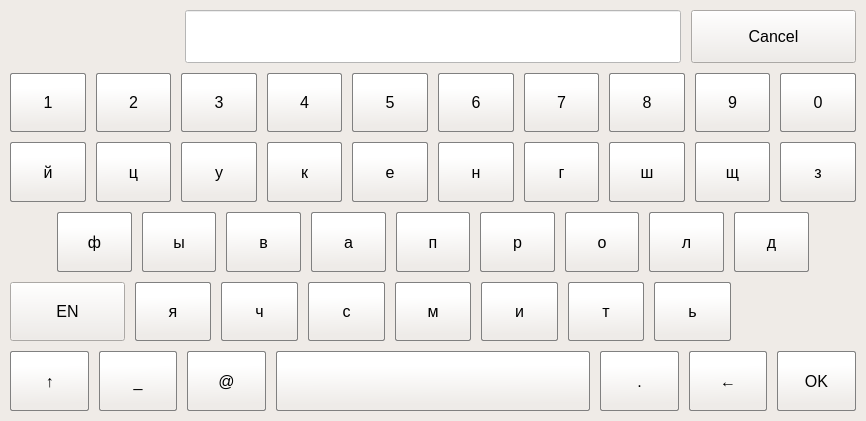
<?xml version="1.0" encoding="UTF-8"?>
<ui version="4.0">
 <class>MainWindow</class>
 <widget class="QMainWindow" name="MainWindow">
  <property name="geometry">
   <rect>
    <x>0</x>
    <y>0</y>
    <width>866</width>
    <height>421</height>
   </rect>
  </property>
  <property name="windowTitle">
   <string>AKOBIBILI Virtual Keyboard</string>
  </property>
  <property name="styleSheet">
   <string notr="true">background-color: rgb(239, 235, 231);</string>
  </property>
  <widget class="QWidget" name="centralwidget">
   <layout class="QVBoxLayout" name="verticalLayout" stretch="15,17,17,17,17,17">
    <property name="spacing">
     <number>10</number>
    </property>
    <property name="leftMargin">
     <number>10</number>
    </property>
    <property name="topMargin">
     <number>10</number>
    </property>
    <property name="rightMargin">
     <number>10</number>
    </property>
    <property name="bottomMargin">
     <number>10</number>
    </property>
    <item>
     <layout class="QHBoxLayout" name="horizontalLayout_6" stretch="20,60,20">
      <property name="spacing">
       <number>10</number>
      </property>
      <item>
       <widget class="QWidget" name="widget_5" native="true"/>
      </item>
      <item>
       <widget class="QLineEdit" name="edit_text">
        <property name="sizePolicy">
         <sizepolicy hsizetype="Expanding" vsizetype="Ignored">
          <horstretch>0</horstretch>
          <verstretch>0</verstretch>
         </sizepolicy>
        </property>
        <property name="font">
         <font>
          <pointsize>10</pointsize>
         </font>
        </property>
        <property name="styleSheet">
         <string notr="true">background-color: rgb(255, 255, 255);</string>
        </property>
        <property name="alignment">
         <set>Qt::AlignCenter</set>
        </property>
       </widget>
      </item>
      <item>
       <widget class="QPushButton" name="btn_cancel">
        <property name="sizePolicy">
         <sizepolicy hsizetype="Ignored" vsizetype="Ignored">
          <horstretch>0</horstretch>
          <verstretch>0</verstretch>
         </sizepolicy>
        </property>
        <property name="font">
         <font>
          <pointsize>12</pointsize>
         </font>
        </property>
        <property name="text">
         <string>Cancel</string>
        </property>
       </widget>
      </item>
     </layout>
    </item>
    <item>
     <layout class="QHBoxLayout" name="horizontalLayout_3" stretch="10,10,10,10,10,10,10,10,10,10">
      <property name="spacing">
       <number>10</number>
      </property>
      <item>
       <widget class="QPushButton" name="btn_1">
        <property name="sizePolicy">
         <sizepolicy hsizetype="Ignored" vsizetype="Ignored">
          <horstretch>0</horstretch>
          <verstretch>0</verstretch>
         </sizepolicy>
        </property>
        <property name="font">
         <font>
          <pointsize>12</pointsize>
         </font>
        </property>
        <property name="styleSheet">
         <string notr="true">QPushButton
{
	background-color: qlineargradient(spread:pad, x1:0.521, y1:0.8925, x2:0.504, y2:0.244227, stop:0.00847458 rgba(238, 235, 232, 255), stop:1 rgba(255, 255, 255, 255));
	border: 1px solid gray;
	border-radius: 2px;
}

QPushButton:pressed 
{	
	background-color: rgb(140, 223, 255);
 }</string>
        </property>
        <property name="text">
         <string>1</string>
        </property>
       </widget>
      </item>
      <item>
       <widget class="QPushButton" name="btn_2">
        <property name="sizePolicy">
         <sizepolicy hsizetype="Ignored" vsizetype="Ignored">
          <horstretch>0</horstretch>
          <verstretch>0</verstretch>
         </sizepolicy>
        </property>
        <property name="font">
         <font>
          <pointsize>12</pointsize>
         </font>
        </property>
        <property name="styleSheet">
         <string notr="true">QPushButton
{
	background-color: qlineargradient(spread:pad, x1:0.521, y1:0.8925, x2:0.504, y2:0.244227, stop:0.00847458 rgba(238, 235, 232, 255), stop:1 rgba(255, 255, 255, 255));
	border: 1px solid gray;
	border-radius: 2px;
}

QPushButton:pressed 
{	
	background-color: rgb(140, 223, 255);
 }</string>
        </property>
        <property name="text">
         <string>2</string>
        </property>
       </widget>
      </item>
      <item>
       <widget class="QPushButton" name="btn_3">
        <property name="sizePolicy">
         <sizepolicy hsizetype="Ignored" vsizetype="Ignored">
          <horstretch>0</horstretch>
          <verstretch>0</verstretch>
         </sizepolicy>
        </property>
        <property name="font">
         <font>
          <pointsize>12</pointsize>
         </font>
        </property>
        <property name="styleSheet">
         <string notr="true">QPushButton
{
	background-color: qlineargradient(spread:pad, x1:0.521, y1:0.8925, x2:0.504, y2:0.244227, stop:0.00847458 rgba(238, 235, 232, 255), stop:1 rgba(255, 255, 255, 255));
	border: 1px solid gray;
	border-radius: 2px;
}

QPushButton:pressed 
{	
	background-color: rgb(140, 223, 255);
 }</string>
        </property>
        <property name="text">
         <string>3</string>
        </property>
       </widget>
      </item>
      <item>
       <widget class="QPushButton" name="btn_4">
        <property name="sizePolicy">
         <sizepolicy hsizetype="Ignored" vsizetype="Ignored">
          <horstretch>0</horstretch>
          <verstretch>0</verstretch>
         </sizepolicy>
        </property>
        <property name="font">
         <font>
          <pointsize>12</pointsize>
         </font>
        </property>
        <property name="styleSheet">
         <string notr="true">QPushButton
{
	background-color: qlineargradient(spread:pad, x1:0.521, y1:0.8925, x2:0.504, y2:0.244227, stop:0.00847458 rgba(238, 235, 232, 255), stop:1 rgba(255, 255, 255, 255));
	border: 1px solid gray;
	border-radius: 2px;
}

QPushButton:pressed 
{	
	background-color: rgb(140, 223, 255);
 }</string>
        </property>
        <property name="text">
         <string>4</string>
        </property>
       </widget>
      </item>
      <item>
       <widget class="QPushButton" name="btn_5">
        <property name="sizePolicy">
         <sizepolicy hsizetype="Ignored" vsizetype="Ignored">
          <horstretch>0</horstretch>
          <verstretch>0</verstretch>
         </sizepolicy>
        </property>
        <property name="font">
         <font>
          <pointsize>12</pointsize>
         </font>
        </property>
        <property name="styleSheet">
         <string notr="true">QPushButton
{
	background-color: qlineargradient(spread:pad, x1:0.521, y1:0.8925, x2:0.504, y2:0.244227, stop:0.00847458 rgba(238, 235, 232, 255), stop:1 rgba(255, 255, 255, 255));
	border: 1px solid gray;
	border-radius: 2px;
}

QPushButton:pressed 
{	
	background-color: rgb(140, 223, 255);
 }</string>
        </property>
        <property name="text">
         <string>5</string>
        </property>
       </widget>
      </item>
      <item>
       <widget class="QPushButton" name="btn_6">
        <property name="sizePolicy">
         <sizepolicy hsizetype="Ignored" vsizetype="Ignored">
          <horstretch>0</horstretch>
          <verstretch>0</verstretch>
         </sizepolicy>
        </property>
        <property name="font">
         <font>
          <pointsize>12</pointsize>
         </font>
        </property>
        <property name="styleSheet">
         <string notr="true">QPushButton
{
	background-color: qlineargradient(spread:pad, x1:0.521, y1:0.8925, x2:0.504, y2:0.244227, stop:0.00847458 rgba(238, 235, 232, 255), stop:1 rgba(255, 255, 255, 255));
	border: 1px solid gray;
	border-radius: 2px;
}

QPushButton:pressed 
{	
	background-color: rgb(140, 223, 255);
 }</string>
        </property>
        <property name="text">
         <string>6</string>
        </property>
       </widget>
      </item>
      <item>
       <widget class="QPushButton" name="btn_7">
        <property name="sizePolicy">
         <sizepolicy hsizetype="Ignored" vsizetype="Ignored">
          <horstretch>0</horstretch>
          <verstretch>0</verstretch>
         </sizepolicy>
        </property>
        <property name="font">
         <font>
          <pointsize>12</pointsize>
         </font>
        </property>
        <property name="styleSheet">
         <string notr="true">QPushButton
{
	background-color: qlineargradient(spread:pad, x1:0.521, y1:0.8925, x2:0.504, y2:0.244227, stop:0.00847458 rgba(238, 235, 232, 255), stop:1 rgba(255, 255, 255, 255));
	border: 1px solid gray;
	border-radius: 2px;
}

QPushButton:pressed 
{	
	background-color: rgb(140, 223, 255);
 }</string>
        </property>
        <property name="text">
         <string>7</string>
        </property>
       </widget>
      </item>
      <item>
       <widget class="QPushButton" name="btn_8">
        <property name="sizePolicy">
         <sizepolicy hsizetype="Ignored" vsizetype="Ignored">
          <horstretch>0</horstretch>
          <verstretch>0</verstretch>
         </sizepolicy>
        </property>
        <property name="font">
         <font>
          <pointsize>12</pointsize>
         </font>
        </property>
        <property name="styleSheet">
         <string notr="true">QPushButton
{
	background-color: qlineargradient(spread:pad, x1:0.521, y1:0.8925, x2:0.504, y2:0.244227, stop:0.00847458 rgba(238, 235, 232, 255), stop:1 rgba(255, 255, 255, 255));
	border: 1px solid gray;
	border-radius: 2px;
}

QPushButton:pressed 
{	
	background-color: rgb(140, 223, 255);
 }</string>
        </property>
        <property name="text">
         <string>8</string>
        </property>
       </widget>
      </item>
      <item>
       <widget class="QPushButton" name="btn_9">
        <property name="sizePolicy">
         <sizepolicy hsizetype="Ignored" vsizetype="Ignored">
          <horstretch>0</horstretch>
          <verstretch>0</verstretch>
         </sizepolicy>
        </property>
        <property name="font">
         <font>
          <pointsize>12</pointsize>
         </font>
        </property>
        <property name="styleSheet">
         <string notr="true">QPushButton
{
	background-color: qlineargradient(spread:pad, x1:0.521, y1:0.8925, x2:0.504, y2:0.244227, stop:0.00847458 rgba(238, 235, 232, 255), stop:1 rgba(255, 255, 255, 255));
	border: 1px solid gray;
	border-radius: 2px;
}

QPushButton:pressed 
{	
	background-color: rgb(140, 223, 255);
 }</string>
        </property>
        <property name="text">
         <string>9</string>
        </property>
       </widget>
      </item>
      <item>
       <widget class="QPushButton" name="btn_0">
        <property name="sizePolicy">
         <sizepolicy hsizetype="Ignored" vsizetype="Ignored">
          <horstretch>0</horstretch>
          <verstretch>0</verstretch>
         </sizepolicy>
        </property>
        <property name="font">
         <font>
          <pointsize>12</pointsize>
         </font>
        </property>
        <property name="styleSheet">
         <string notr="true">QPushButton
{
	background-color: qlineargradient(spread:pad, x1:0.521, y1:0.8925, x2:0.504, y2:0.244227, stop:0.00847458 rgba(238, 235, 232, 255), stop:1 rgba(255, 255, 255, 255));
	border: 1px solid gray;
	border-radius: 2px;
}

QPushButton:pressed 
{	
	background-color: rgb(140, 223, 255);
 }</string>
        </property>
        <property name="text">
         <string>0</string>
        </property>
       </widget>
      </item>
     </layout>
    </item>
    <item>
     <layout class="QHBoxLayout" name="horizontalLayout" stretch="10,10,10,10,10,10,10,10,10,10">
      <property name="spacing">
       <number>10</number>
      </property>
      <item>
       <widget class="QPushButton" name="btn_lt_11">
        <property name="sizePolicy">
         <sizepolicy hsizetype="Ignored" vsizetype="Ignored">
          <horstretch>0</horstretch>
          <verstretch>0</verstretch>
         </sizepolicy>
        </property>
        <property name="font">
         <font>
          <pointsize>12</pointsize>
         </font>
        </property>
        <property name="styleSheet">
         <string notr="true">QPushButton
{
	background-color: qlineargradient(spread:pad, x1:0.521, y1:0.8925, x2:0.504, y2:0.244227, stop:0.00847458 rgba(238, 235, 232, 255), stop:1 rgba(255, 255, 255, 255));
	border: 1px solid gray;
	border-radius: 2px;
}

QPushButton:pressed 
{	
	background-color: rgb(140, 223, 255);
 }</string>
        </property>
        <property name="text">
         <string>й</string>
        </property>
       </widget>
      </item>
      <item>
       <widget class="QPushButton" name="btn_lt_24">
        <property name="sizePolicy">
         <sizepolicy hsizetype="Ignored" vsizetype="Ignored">
          <horstretch>0</horstretch>
          <verstretch>0</verstretch>
         </sizepolicy>
        </property>
        <property name="font">
         <font>
          <pointsize>12</pointsize>
         </font>
        </property>
        <property name="styleSheet">
         <string notr="true">QPushButton
{
	background-color: qlineargradient(spread:pad, x1:0.521, y1:0.8925, x2:0.504, y2:0.244227, stop:0.00847458 rgba(238, 235, 232, 255), stop:1 rgba(255, 255, 255, 255));
	border: 1px solid gray;
	border-radius: 2px;
}

QPushButton:pressed 
{	
	background-color: rgb(140, 223, 255);
 }</string>
        </property>
        <property name="text">
         <string>ц</string>
        </property>
       </widget>
      </item>
      <item>
       <widget class="QPushButton" name="btn_lt_21">
        <property name="sizePolicy">
         <sizepolicy hsizetype="Ignored" vsizetype="Ignored">
          <horstretch>0</horstretch>
          <verstretch>0</verstretch>
         </sizepolicy>
        </property>
        <property name="font">
         <font>
          <pointsize>12</pointsize>
         </font>
        </property>
        <property name="styleSheet">
         <string notr="true">QPushButton
{
	background-color: qlineargradient(spread:pad, x1:0.521, y1:0.8925, x2:0.504, y2:0.244227, stop:0.00847458 rgba(238, 235, 232, 255), stop:1 rgba(255, 255, 255, 255));
	border: 1px solid gray;
	border-radius: 2px;
}

QPushButton:pressed 
{	
	background-color: rgb(140, 223, 255);
 }</string>
        </property>
        <property name="text">
         <string>у</string>
        </property>
       </widget>
      </item>
      <item>
       <widget class="QPushButton" name="btn_lt_12">
        <property name="sizePolicy">
         <sizepolicy hsizetype="Ignored" vsizetype="Ignored">
          <horstretch>0</horstretch>
          <verstretch>0</verstretch>
         </sizepolicy>
        </property>
        <property name="font">
         <font>
          <pointsize>12</pointsize>
         </font>
        </property>
        <property name="styleSheet">
         <string notr="true">QPushButton
{
	background-color: qlineargradient(spread:pad, x1:0.521, y1:0.8925, x2:0.504, y2:0.244227, stop:0.00847458 rgba(238, 235, 232, 255), stop:1 rgba(255, 255, 255, 255));
	border: 1px solid gray;
	border-radius: 2px;
}

QPushButton:pressed 
{	
	background-color: rgb(140, 223, 255);
 }</string>
        </property>
        <property name="text">
         <string>к</string>
        </property>
       </widget>
      </item>
      <item>
       <widget class="QPushButton" name="btn_lt_6">
        <property name="sizePolicy">
         <sizepolicy hsizetype="Ignored" vsizetype="Ignored">
          <horstretch>0</horstretch>
          <verstretch>0</verstretch>
         </sizepolicy>
        </property>
        <property name="font">
         <font>
          <pointsize>12</pointsize>
         </font>
        </property>
        <property name="styleSheet">
         <string notr="true">QPushButton
{
	background-color: qlineargradient(spread:pad, x1:0.521, y1:0.8925, x2:0.504, y2:0.244227, stop:0.00847458 rgba(238, 235, 232, 255), stop:1 rgba(255, 255, 255, 255));
	border: 1px solid gray;
	border-radius: 2px;
}

QPushButton:pressed 
{	
	background-color: rgb(140, 223, 255);
 }</string>
        </property>
        <property name="text">
         <string>е</string>
        </property>
       </widget>
      </item>
      <item>
       <widget class="QPushButton" name="btn_lt_15">
        <property name="sizePolicy">
         <sizepolicy hsizetype="Ignored" vsizetype="Ignored">
          <horstretch>0</horstretch>
          <verstretch>0</verstretch>
         </sizepolicy>
        </property>
        <property name="font">
         <font>
          <pointsize>12</pointsize>
         </font>
        </property>
        <property name="styleSheet">
         <string notr="true">QPushButton
{
	background-color: qlineargradient(spread:pad, x1:0.521, y1:0.8925, x2:0.504, y2:0.244227, stop:0.00847458 rgba(238, 235, 232, 255), stop:1 rgba(255, 255, 255, 255));
	border: 1px solid gray;
	border-radius: 2px;
}

QPushButton:pressed 
{	
	background-color: rgb(140, 223, 255);
 }</string>
        </property>
        <property name="text">
         <string>н</string>
        </property>
       </widget>
      </item>
      <item>
       <widget class="QPushButton" name="btn_lt_4">
        <property name="sizePolicy">
         <sizepolicy hsizetype="Ignored" vsizetype="Ignored">
          <horstretch>0</horstretch>
          <verstretch>0</verstretch>
         </sizepolicy>
        </property>
        <property name="font">
         <font>
          <pointsize>12</pointsize>
         </font>
        </property>
        <property name="styleSheet">
         <string notr="true">QPushButton
{
	background-color: qlineargradient(spread:pad, x1:0.521, y1:0.8925, x2:0.504, y2:0.244227, stop:0.00847458 rgba(238, 235, 232, 255), stop:1 rgba(255, 255, 255, 255));
	border: 1px solid gray;
	border-radius: 2px;
}

QPushButton:pressed 
{	
	background-color: rgb(140, 223, 255);
 }</string>
        </property>
        <property name="text">
         <string>г</string>
        </property>
       </widget>
      </item>
      <item>
       <widget class="QPushButton" name="btn_lt_26">
        <property name="sizePolicy">
         <sizepolicy hsizetype="Ignored" vsizetype="Ignored">
          <horstretch>0</horstretch>
          <verstretch>0</verstretch>
         </sizepolicy>
        </property>
        <property name="font">
         <font>
          <pointsize>12</pointsize>
         </font>
        </property>
        <property name="styleSheet">
         <string notr="true">QPushButton
{
	background-color: qlineargradient(spread:pad, x1:0.521, y1:0.8925, x2:0.504, y2:0.244227, stop:0.00847458 rgba(238, 235, 232, 255), stop:1 rgba(255, 255, 255, 255));
	border: 1px solid gray;
	border-radius: 2px;
}

QPushButton:pressed 
{	
	background-color: rgb(140, 223, 255);
 }</string>
        </property>
        <property name="text">
         <string>ш</string>
        </property>
       </widget>
      </item>
      <item>
       <widget class="QPushButton" name="btn_lt_27">
        <property name="sizePolicy">
         <sizepolicy hsizetype="Ignored" vsizetype="Ignored">
          <horstretch>0</horstretch>
          <verstretch>0</verstretch>
         </sizepolicy>
        </property>
        <property name="font">
         <font>
          <pointsize>12</pointsize>
         </font>
        </property>
        <property name="styleSheet">
         <string notr="true">QPushButton
{
	background-color: qlineargradient(spread:pad, x1:0.521, y1:0.8925, x2:0.504, y2:0.244227, stop:0.00847458 rgba(238, 235, 232, 255), stop:1 rgba(255, 255, 255, 255));
	border: 1px solid gray;
	border-radius: 2px;
}

QPushButton:pressed 
{	
	background-color: rgb(140, 223, 255);
 }</string>
        </property>
        <property name="text">
         <string>щ</string>
        </property>
       </widget>
      </item>
      <item>
       <widget class="QPushButton" name="btn_lt_9">
        <property name="sizePolicy">
         <sizepolicy hsizetype="Ignored" vsizetype="Ignored">
          <horstretch>0</horstretch>
          <verstretch>0</verstretch>
         </sizepolicy>
        </property>
        <property name="font">
         <font>
          <pointsize>12</pointsize>
         </font>
        </property>
        <property name="styleSheet">
         <string notr="true">QPushButton
{
	background-color: qlineargradient(spread:pad, x1:0.521, y1:0.8925, x2:0.504, y2:0.244227, stop:0.00847458 rgba(238, 235, 232, 255), stop:1 rgba(255, 255, 255, 255));
	border: 1px solid gray;
	border-radius: 2px;
}

QPushButton:pressed 
{	
	background-color: rgb(140, 223, 255);
 }</string>
        </property>
        <property name="text">
         <string>з</string>
        </property>
       </widget>
      </item>
     </layout>
    </item>
    <item>
     <layout class="QHBoxLayout" name="horizontalLayout_2" stretch="5,10,10,10,10,10,10,10,10,10,5">
      <property name="spacing">
       <number>10</number>
      </property>
      <item>
       <widget class="QWidget" name="widget" native="true"/>
      </item>
      <item>
       <widget class="QPushButton" name="btn_ll_22">
        <property name="sizePolicy">
         <sizepolicy hsizetype="Ignored" vsizetype="Ignored">
          <horstretch>0</horstretch>
          <verstretch>0</verstretch>
         </sizepolicy>
        </property>
        <property name="font">
         <font>
          <pointsize>12</pointsize>
         </font>
        </property>
        <property name="styleSheet">
         <string notr="true">QPushButton
{
	background-color: qlineargradient(spread:pad, x1:0.521, y1:0.8925, x2:0.504, y2:0.244227, stop:0.00847458 rgba(238, 235, 232, 255), stop:1 rgba(255, 255, 255, 255));
	border: 1px solid gray;
	border-radius: 2px;
}

QPushButton:pressed 
{	
	background-color: rgb(140, 223, 255);
 }</string>
        </property>
        <property name="text">
         <string>ф</string>
        </property>
       </widget>
      </item>
      <item>
       <widget class="QPushButton" name="btn_lt_29">
        <property name="sizePolicy">
         <sizepolicy hsizetype="Ignored" vsizetype="Ignored">
          <horstretch>0</horstretch>
          <verstretch>0</verstretch>
         </sizepolicy>
        </property>
        <property name="font">
         <font>
          <pointsize>12</pointsize>
         </font>
        </property>
        <property name="styleSheet">
         <string notr="true">QPushButton
{
	background-color: qlineargradient(spread:pad, x1:0.521, y1:0.8925, x2:0.504, y2:0.244227, stop:0.00847458 rgba(238, 235, 232, 255), stop:1 rgba(255, 255, 255, 255));
	border: 1px solid gray;
	border-radius: 2px;
}

QPushButton:pressed 
{	
	background-color: rgb(140, 223, 255);
 }</string>
        </property>
        <property name="text">
         <string>ы</string>
        </property>
       </widget>
      </item>
      <item>
       <widget class="QPushButton" name="btn_lt_3">
        <property name="sizePolicy">
         <sizepolicy hsizetype="Ignored" vsizetype="Ignored">
          <horstretch>0</horstretch>
          <verstretch>0</verstretch>
         </sizepolicy>
        </property>
        <property name="font">
         <font>
          <pointsize>12</pointsize>
         </font>
        </property>
        <property name="styleSheet">
         <string notr="true">QPushButton
{
	background-color: qlineargradient(spread:pad, x1:0.521, y1:0.8925, x2:0.504, y2:0.244227, stop:0.00847458 rgba(238, 235, 232, 255), stop:1 rgba(255, 255, 255, 255));
	border: 1px solid gray;
	border-radius: 2px;
}

QPushButton:pressed 
{	
	background-color: rgb(140, 223, 255);
 }</string>
        </property>
        <property name="text">
         <string>в</string>
        </property>
       </widget>
      </item>
      <item>
       <widget class="QPushButton" name="btn_lt_1">
        <property name="sizePolicy">
         <sizepolicy hsizetype="Ignored" vsizetype="Ignored">
          <horstretch>0</horstretch>
          <verstretch>0</verstretch>
         </sizepolicy>
        </property>
        <property name="font">
         <font>
          <pointsize>12</pointsize>
         </font>
        </property>
        <property name="styleSheet">
         <string notr="true">QPushButton
{
	background-color: qlineargradient(spread:pad, x1:0.521, y1:0.8925, x2:0.504, y2:0.244227, stop:0.00847458 rgba(238, 235, 232, 255), stop:1 rgba(255, 255, 255, 255));
	border: 1px solid gray;
	border-radius: 2px;
}

QPushButton:pressed 
{	
	background-color: rgb(140, 223, 255);
 }</string>
        </property>
        <property name="text">
         <string>а</string>
        </property>
       </widget>
      </item>
      <item>
       <widget class="QPushButton" name="btn_lt_17">
        <property name="sizePolicy">
         <sizepolicy hsizetype="Ignored" vsizetype="Ignored">
          <horstretch>0</horstretch>
          <verstretch>0</verstretch>
         </sizepolicy>
        </property>
        <property name="font">
         <font>
          <pointsize>12</pointsize>
         </font>
        </property>
        <property name="styleSheet">
         <string notr="true">QPushButton
{
	background-color: qlineargradient(spread:pad, x1:0.521, y1:0.8925, x2:0.504, y2:0.244227, stop:0.00847458 rgba(238, 235, 232, 255), stop:1 rgba(255, 255, 255, 255));
	border: 1px solid gray;
	border-radius: 2px;
}

QPushButton:pressed 
{	
	background-color: rgb(140, 223, 255);
 }</string>
        </property>
        <property name="text">
         <string>п</string>
        </property>
       </widget>
      </item>
      <item>
       <widget class="QPushButton" name="btn_lt_18">
        <property name="sizePolicy">
         <sizepolicy hsizetype="Ignored" vsizetype="Ignored">
          <horstretch>0</horstretch>
          <verstretch>0</verstretch>
         </sizepolicy>
        </property>
        <property name="font">
         <font>
          <pointsize>12</pointsize>
         </font>
        </property>
        <property name="styleSheet">
         <string notr="true">QPushButton
{
	background-color: qlineargradient(spread:pad, x1:0.521, y1:0.8925, x2:0.504, y2:0.244227, stop:0.00847458 rgba(238, 235, 232, 255), stop:1 rgba(255, 255, 255, 255));
	border: 1px solid gray;
	border-radius: 2px;
}

QPushButton:pressed 
{	
	background-color: rgb(140, 223, 255);
 }</string>
        </property>
        <property name="text">
         <string>р</string>
        </property>
       </widget>
      </item>
      <item>
       <widget class="QPushButton" name="btn_lt_16">
        <property name="sizePolicy">
         <sizepolicy hsizetype="Ignored" vsizetype="Ignored">
          <horstretch>0</horstretch>
          <verstretch>0</verstretch>
         </sizepolicy>
        </property>
        <property name="font">
         <font>
          <pointsize>12</pointsize>
         </font>
        </property>
        <property name="styleSheet">
         <string notr="true">QPushButton
{
	background-color: qlineargradient(spread:pad, x1:0.521, y1:0.8925, x2:0.504, y2:0.244227, stop:0.00847458 rgba(238, 235, 232, 255), stop:1 rgba(255, 255, 255, 255));
	border: 1px solid gray;
	border-radius: 2px;
}

QPushButton:pressed 
{	
	background-color: rgb(140, 223, 255);
 }</string>
        </property>
        <property name="text">
         <string>о</string>
        </property>
       </widget>
      </item>
      <item>
       <widget class="QPushButton" name="btn_lt_13">
        <property name="sizePolicy">
         <sizepolicy hsizetype="Ignored" vsizetype="Ignored">
          <horstretch>0</horstretch>
          <verstretch>0</verstretch>
         </sizepolicy>
        </property>
        <property name="font">
         <font>
          <pointsize>12</pointsize>
         </font>
        </property>
        <property name="styleSheet">
         <string notr="true">QPushButton
{
	background-color: qlineargradient(spread:pad, x1:0.521, y1:0.8925, x2:0.504, y2:0.244227, stop:0.00847458 rgba(238, 235, 232, 255), stop:1 rgba(255, 255, 255, 255));
	border: 1px solid gray;
	border-radius: 2px;
}

QPushButton:pressed 
{	
	background-color: rgb(140, 223, 255);
 }</string>
        </property>
        <property name="text">
         <string>л</string>
        </property>
       </widget>
      </item>
      <item>
       <widget class="QPushButton" name="btn_lt_5">
        <property name="sizePolicy">
         <sizepolicy hsizetype="Ignored" vsizetype="Ignored">
          <horstretch>0</horstretch>
          <verstretch>0</verstretch>
         </sizepolicy>
        </property>
        <property name="font">
         <font>
          <pointsize>12</pointsize>
         </font>
        </property>
        <property name="styleSheet">
         <string notr="true">QPushButton
{
	background-color: qlineargradient(spread:pad, x1:0.521, y1:0.8925, x2:0.504, y2:0.244227, stop:0.00847458 rgba(238, 235, 232, 255), stop:1 rgba(255, 255, 255, 255));
	border: 1px solid gray;
	border-radius: 2px;
}

QPushButton:pressed 
{	
	background-color: rgb(140, 223, 255);
 }</string>
        </property>
        <property name="text">
         <string>д</string>
        </property>
       </widget>
      </item>
      <item>
       <widget class="QWidget" name="widget_2" native="true"/>
      </item>
     </layout>
    </item>
    <item>
     <layout class="QHBoxLayout" name="horizontalLayout_5" stretch="15,10,10,10,10,10,10,10,15">
      <property name="spacing">
       <number>10</number>
      </property>
      <item>
       <widget class="QPushButton" name="btn_language">
        <property name="sizePolicy">
         <sizepolicy hsizetype="Preferred" vsizetype="Preferred">
          <horstretch>0</horstretch>
          <verstretch>0</verstretch>
         </sizepolicy>
        </property>
        <property name="font">
         <font>
          <pointsize>12</pointsize>
         </font>
        </property>
        <property name="text">
         <string>EN</string>
        </property>
       </widget>
      </item>
      <item>
       <widget class="QPushButton" name="btn_lt_33">
        <property name="sizePolicy">
         <sizepolicy hsizetype="Ignored" vsizetype="Ignored">
          <horstretch>0</horstretch>
          <verstretch>0</verstretch>
         </sizepolicy>
        </property>
        <property name="font">
         <font>
          <pointsize>12</pointsize>
         </font>
        </property>
        <property name="styleSheet">
         <string notr="true">QPushButton
{
	background-color: qlineargradient(spread:pad, x1:0.521, y1:0.8925, x2:0.504, y2:0.244227, stop:0.00847458 rgba(238, 235, 232, 255), stop:1 rgba(255, 255, 255, 255));
	border: 1px solid gray;
	border-radius: 2px;
}

QPushButton:pressed 
{	
	background-color: rgb(140, 223, 255);
 }</string>
        </property>
        <property name="text">
         <string>я</string>
        </property>
       </widget>
      </item>
      <item>
       <widget class="QPushButton" name="btn_lt_25">
        <property name="sizePolicy">
         <sizepolicy hsizetype="Ignored" vsizetype="Ignored">
          <horstretch>0</horstretch>
          <verstretch>0</verstretch>
         </sizepolicy>
        </property>
        <property name="font">
         <font>
          <pointsize>12</pointsize>
         </font>
        </property>
        <property name="styleSheet">
         <string notr="true">QPushButton
{
	background-color: qlineargradient(spread:pad, x1:0.521, y1:0.8925, x2:0.504, y2:0.244227, stop:0.00847458 rgba(238, 235, 232, 255), stop:1 rgba(255, 255, 255, 255));
	border: 1px solid gray;
	border-radius: 2px;
}

QPushButton:pressed 
{	
	background-color: rgb(140, 223, 255);
 }</string>
        </property>
        <property name="text">
         <string>ч</string>
        </property>
       </widget>
      </item>
      <item>
       <widget class="QPushButton" name="btn_lt_19">
        <property name="sizePolicy">
         <sizepolicy hsizetype="Ignored" vsizetype="Ignored">
          <horstretch>0</horstretch>
          <verstretch>0</verstretch>
         </sizepolicy>
        </property>
        <property name="font">
         <font>
          <pointsize>12</pointsize>
         </font>
        </property>
        <property name="styleSheet">
         <string notr="true">QPushButton
{
	background-color: qlineargradient(spread:pad, x1:0.521, y1:0.8925, x2:0.504, y2:0.244227, stop:0.00847458 rgba(238, 235, 232, 255), stop:1 rgba(255, 255, 255, 255));
	border: 1px solid gray;
	border-radius: 2px;
}

QPushButton:pressed 
{	
	background-color: rgb(140, 223, 255);
 }</string>
        </property>
        <property name="text">
         <string>с</string>
        </property>
       </widget>
      </item>
      <item>
       <widget class="QPushButton" name="btn_lt_14">
        <property name="sizePolicy">
         <sizepolicy hsizetype="Ignored" vsizetype="Ignored">
          <horstretch>0</horstretch>
          <verstretch>0</verstretch>
         </sizepolicy>
        </property>
        <property name="font">
         <font>
          <pointsize>12</pointsize>
         </font>
        </property>
        <property name="styleSheet">
         <string notr="true">QPushButton
{
	background-color: qlineargradient(spread:pad, x1:0.521, y1:0.8925, x2:0.504, y2:0.244227, stop:0.00847458 rgba(238, 235, 232, 255), stop:1 rgba(255, 255, 255, 255));
	border: 1px solid gray;
	border-radius: 2px;
}

QPushButton:pressed 
{	
	background-color: rgb(140, 223, 255);
 }</string>
        </property>
        <property name="text">
         <string>м</string>
        </property>
       </widget>
      </item>
      <item>
       <widget class="QPushButton" name="btn_lt_10">
        <property name="sizePolicy">
         <sizepolicy hsizetype="Ignored" vsizetype="Ignored">
          <horstretch>0</horstretch>
          <verstretch>0</verstretch>
         </sizepolicy>
        </property>
        <property name="font">
         <font>
          <pointsize>12</pointsize>
         </font>
        </property>
        <property name="styleSheet">
         <string notr="true">QPushButton
{
	background-color: qlineargradient(spread:pad, x1:0.521, y1:0.8925, x2:0.504, y2:0.244227, stop:0.00847458 rgba(238, 235, 232, 255), stop:1 rgba(255, 255, 255, 255));
	border: 1px solid gray;
	border-radius: 2px;
}

QPushButton:pressed 
{	
	background-color: rgb(140, 223, 255);
 }</string>
        </property>
        <property name="text">
         <string>и</string>
        </property>
       </widget>
      </item>
      <item>
       <widget class="QPushButton" name="btn_lt_20">
        <property name="sizePolicy">
         <sizepolicy hsizetype="Ignored" vsizetype="Ignored">
          <horstretch>0</horstretch>
          <verstretch>0</verstretch>
         </sizepolicy>
        </property>
        <property name="font">
         <font>
          <pointsize>12</pointsize>
         </font>
        </property>
        <property name="styleSheet">
         <string notr="true">QPushButton
{
	background-color: qlineargradient(spread:pad, x1:0.521, y1:0.8925, x2:0.504, y2:0.244227, stop:0.00847458 rgba(238, 235, 232, 255), stop:1 rgba(255, 255, 255, 255));
	border: 1px solid gray;
	border-radius: 2px;
}

QPushButton:pressed 
{	
	background-color: rgb(140, 223, 255);
 }</string>
        </property>
        <property name="text">
         <string>т</string>
        </property>
       </widget>
      </item>
      <item>
       <widget class="QPushButton" name="btn_lt_30">
        <property name="sizePolicy">
         <sizepolicy hsizetype="Ignored" vsizetype="Ignored">
          <horstretch>0</horstretch>
          <verstretch>0</verstretch>
         </sizepolicy>
        </property>
        <property name="font">
         <font>
          <pointsize>12</pointsize>
         </font>
        </property>
        <property name="styleSheet">
         <string notr="true">QPushButton
{
	background-color: qlineargradient(spread:pad, x1:0.521, y1:0.8925, x2:0.504, y2:0.244227, stop:0.00847458 rgba(238, 235, 232, 255), stop:1 rgba(255, 255, 255, 255));
	border: 1px solid gray;
	border-radius: 2px;
}

QPushButton:pressed 
{	
	background-color: rgb(140, 223, 255);
 }</string>
        </property>
        <property name="text">
         <string>ь</string>
        </property>
       </widget>
      </item>
      <item>
       <widget class="QWidget" name="widget_4" native="true"/>
      </item>
     </layout>
    </item>
    <item>
     <layout class="QHBoxLayout" name="horizontalLayout_4" stretch="10,10,10,40,10,10,10">
      <property name="spacing">
       <number>10</number>
      </property>
      <item>
       <widget class="QPushButton" name="btn_upper">
        <property name="sizePolicy">
         <sizepolicy hsizetype="Ignored" vsizetype="Ignored">
          <horstretch>0</horstretch>
          <verstretch>0</verstretch>
         </sizepolicy>
        </property>
        <property name="font">
         <font>
          <pointsize>12</pointsize>
         </font>
        </property>
        <property name="styleSheet">
         <string notr="true">QPushButton
{
	background-color: qlineargradient(spread:pad, x1:0.521, y1:0.8925, x2:0.504, y2:0.244227, stop:0.00847458 rgba(238, 235, 232, 255), stop:1 rgba(255, 255, 255, 255));
	border: 1px solid gray;
	border-radius: 2px;
}

QPushButton:pressed 
{	
	background-color: rgb(140, 223, 255);
 }</string>
        </property>
        <property name="text">
         <string>↑</string>
        </property>
       </widget>
      </item>
      <item>
       <widget class="QPushButton" name="btn_underscore">
        <property name="sizePolicy">
         <sizepolicy hsizetype="Ignored" vsizetype="Ignored">
          <horstretch>0</horstretch>
          <verstretch>0</verstretch>
         </sizepolicy>
        </property>
        <property name="font">
         <font>
          <pointsize>12</pointsize>
         </font>
        </property>
        <property name="styleSheet">
         <string notr="true">QPushButton
{
	background-color: qlineargradient(spread:pad, x1:0.521, y1:0.8925, x2:0.504, y2:0.244227, stop:0.00847458 rgba(238, 235, 232, 255), stop:1 rgba(255, 255, 255, 255));
	border: 1px solid gray;
	border-radius: 2px;
}

QPushButton:pressed 
{	
	background-color: rgb(140, 223, 255);
 }</string>
        </property>
        <property name="text">
         <string>_</string>
        </property>
       </widget>
      </item>
      <item>
       <widget class="QPushButton" name="btn_at">
        <property name="sizePolicy">
         <sizepolicy hsizetype="Ignored" vsizetype="Ignored">
          <horstretch>0</horstretch>
          <verstretch>0</verstretch>
         </sizepolicy>
        </property>
        <property name="font">
         <font>
          <pointsize>12</pointsize>
         </font>
        </property>
        <property name="styleSheet">
         <string notr="true">QPushButton
{
	background-color: qlineargradient(spread:pad, x1:0.521, y1:0.8925, x2:0.504, y2:0.244227, stop:0.00847458 rgba(238, 235, 232, 255), stop:1 rgba(255, 255, 255, 255));
	border: 1px solid gray;
	border-radius: 2px;
}

QPushButton:pressed 
{	
	background-color: rgb(140, 223, 255);
 }</string>
        </property>
        <property name="text">
         <string>@</string>
        </property>
       </widget>
      </item>
      <item>
       <widget class="QPushButton" name="btn_space">
        <property name="sizePolicy">
         <sizepolicy hsizetype="Ignored" vsizetype="Ignored">
          <horstretch>0</horstretch>
          <verstretch>0</verstretch>
         </sizepolicy>
        </property>
        <property name="font">
         <font>
          <pointsize>12</pointsize>
         </font>
        </property>
        <property name="styleSheet">
         <string notr="true">QPushButton
{
	background-color: qlineargradient(spread:pad, x1:0.521, y1:0.8925, x2:0.504, y2:0.244227, stop:0.00847458 rgba(238, 235, 232, 255), stop:1 rgba(255, 255, 255, 255));
	border: 1px solid gray;
	border-radius: 2px;
}

QPushButton:pressed 
{	
	background-color: rgb(140, 223, 255);
 }</string>
        </property>
        <property name="text">
         <string/>
        </property>
       </widget>
      </item>
      <item>
       <widget class="QPushButton" name="btn_period">
        <property name="sizePolicy">
         <sizepolicy hsizetype="Ignored" vsizetype="Ignored">
          <horstretch>0</horstretch>
          <verstretch>0</verstretch>
         </sizepolicy>
        </property>
        <property name="font">
         <font>
          <pointsize>12</pointsize>
         </font>
        </property>
        <property name="styleSheet">
         <string notr="true">QPushButton
{
	background-color: qlineargradient(spread:pad, x1:0.521, y1:0.8925, x2:0.504, y2:0.244227, stop:0.00847458 rgba(238, 235, 232, 255), stop:1 rgba(255, 255, 255, 255));
	border: 1px solid gray;
	border-radius: 2px;
}

QPushButton:pressed 
{	
	background-color: rgb(140, 223, 255);
 }</string>
        </property>
        <property name="text">
         <string>.</string>
        </property>
       </widget>
      </item>
      <item>
       <widget class="QPushButton" name="btn_backspace">
        <property name="sizePolicy">
         <sizepolicy hsizetype="Ignored" vsizetype="Ignored">
          <horstretch>0</horstretch>
          <verstretch>0</verstretch>
         </sizepolicy>
        </property>
        <property name="font">
         <font>
          <pointsize>12</pointsize>
         </font>
        </property>
        <property name="styleSheet">
         <string notr="true">QPushButton
{
	background-color: qlineargradient(spread:pad, x1:0.521, y1:0.8925, x2:0.504, y2:0.244227, stop:0.00847458 rgba(238, 235, 232, 255), stop:1 rgba(255, 255, 255, 255));
	border: 1px solid gray;
	border-radius: 2px;
}

QPushButton:pressed 
{	
	background-color: rgb(140, 223, 255);
 }</string>
        </property>
        <property name="text">
         <string>←</string>
        </property>
       </widget>
      </item>
      <item>
       <widget class="QPushButton" name="btn_ok">
        <property name="sizePolicy">
         <sizepolicy hsizetype="Ignored" vsizetype="Ignored">
          <horstretch>0</horstretch>
          <verstretch>0</verstretch>
         </sizepolicy>
        </property>
        <property name="font">
         <font>
          <pointsize>12</pointsize>
         </font>
        </property>
        <property name="styleSheet">
         <string notr="true">QPushButton
{
	background-color: qlineargradient(spread:pad, x1:0.521, y1:0.8925, x2:0.504, y2:0.244227, stop:0.00847458 rgba(238, 235, 232, 255), stop:1 rgba(255, 255, 255, 255));
	border: 1px solid gray;
	border-radius: 2px;
}

QPushButton:pressed 
{	
	background-color: rgb(140, 223, 255);
 }</string>
        </property>
        <property name="text">
         <string>OK</string>
        </property>
       </widget>
      </item>
     </layout>
    </item>
   </layout>
  </widget>
 </widget>
 <resources/>
 <connections/>
</ui>
